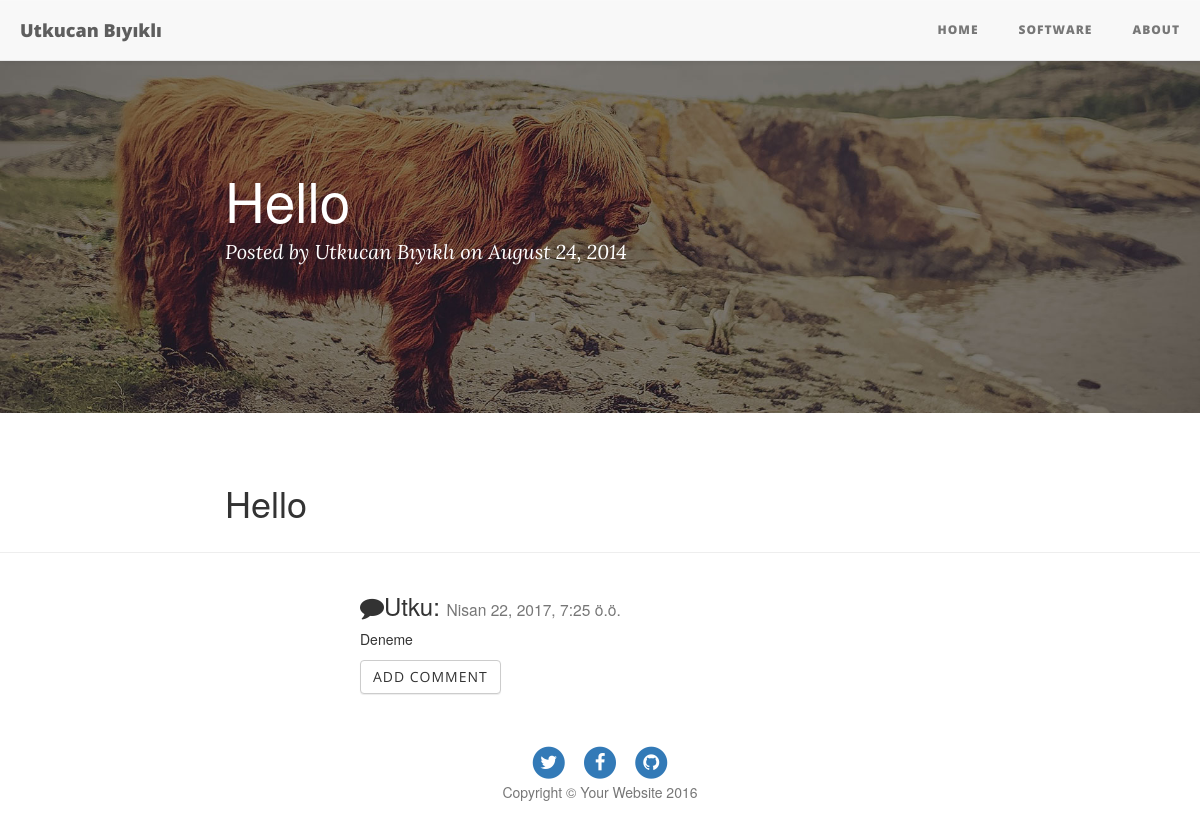
Screenshot of /28/ with the database file from the repository.
### Articles/models.py (models this page shows, shortened)
class Article(models.Model):
    title=models.CharField(max_length=25)
    body=models.CharField(max_length=140)
    content=models.TextField()
    genre=models.CharField(max_length=10)
    date=models.DateTimeField(auto_now_add=True)
    publish=models.BooleanField(default=False)
    class Meta:
        ordering=["-date"]

class Comment(models.Model):
    name=models.CharField(max_length=25)
    date=models.DateTimeField(auto_now_add=True)
    comment=models.TextField(max_length=140)
    publish=models.BooleanField(default=False)
    article=models.ForeignKey('Articles.Article',related_name="comments",on_delete=models.CASCADE)
    class Meta:
        ordering = ['-date']

### Articles/views.py (the view)
# urls.py: url(r'^(?P<pk>[0-9]+)/$', views.DetailView.as_view(), name="detail"),
class DetailView(generic.DetailView):
    model=Article
    template_name = "article/detail.html"

### Articles/templates/article/detail.html (shortened to what this page needs)
{% extends 'article/base.html' %}
{% block body %}
  <header class="intro-header" style="background-image: url('../../static/Articles/img/contact-bg.jpg')">
        <div class="container">
            <div class="row">
                <div class="col-lg-8 col-lg-offset-2 col-md-10 col-md-offset-1">
                    <div class="post-heading">
                        <h1>{{article.title}}</h1>
                        <span class="meta">Posted by <a href="{% url 'articles:about' %}">Utkucan Bıyıklı</a> on August 24, 2014</span>
                    </div>
                </div>
            </div>
        </div>
</header>
        <div class="container">
            <div class="row">
                <div class="col-lg-8 col-lg-offset-2 col-md-10 col-md-offset-1">
                         {% autoescape on %}
<p class="content-markdown">{{article.content|safe}}</p>
                        {% endautoescape %}
                </div>
            </div>
        </div>
<hr>
<div class="row" style="margin-left:30%;">
{% for comment in article.comments.all   %}
        {% if comment.publish %}
                    <h3><i class="fa fa-comment"></i>{{comment.name}}:
                    <small>{{comment.date}}</small>
                </h3>
                <p>{{comment.comment}}</p>
        {% endif %}
    {% empty %}
    <p>No comments here yet :(</p>
{% endfor %}
    <a class="btn btn-default" href="{% url 'articles:add_comment' id=article.id %}">Add Comment</a>
</div>
    <footer>
        <div class="container">
            <div class="row">
                <div class="col-lg-8 col-lg-offset-2 col-md-10 col-md-offset-1">
                    <ul class="list-inline text-center">
                        <li>
                            <a href="https://www.twitter.com/utkucanbykl">
                                <span class="fa-stack fa-lg">
                                    <i class="fa fa-circle fa-stack-2x"></i>
                                    <i class="fa fa-twitter fa-stack-1x fa-inverse"></i>
                                </span>
                            </a>
                        </li>
                        <li>
                            <a href="https://www.facebook.com/utkucanbykl">
                                <span class="fa-stack fa-lg">
                                    <i class="fa fa-circle fa-stack-2x"></i>
                                    <i class="fa fa-facebook fa-stack-1x fa-inverse"></i>
                                </span>
                            </a>
                        </li>
                        <li>
                            <a href="https://www.github.com/utkucanbykl">
                                <span class="fa-stack fa-lg">
                                    <i class="fa fa-circle fa-stack-2x"></i>
                                    <i class="fa fa-github fa-stack-1x fa-inverse"></i>
                                </span>
                            </a>
                        </li>
                    </ul>
                    <p class="copyright text-muted">Copyright &copy; Your Website 2016</p>
                </div>
            </div>
        </div>
    </footer>
{% endblock %}

### Articles/static/Articles/css/base.css (style rules this page uses)
.container { text-align: justify; }

### rows the page displays
Article: title "Hello", content "Hello"
Comment: name "Utku", date "Nisan 22, 2017, 7:25 ö.ö.", comment "Deneme"
